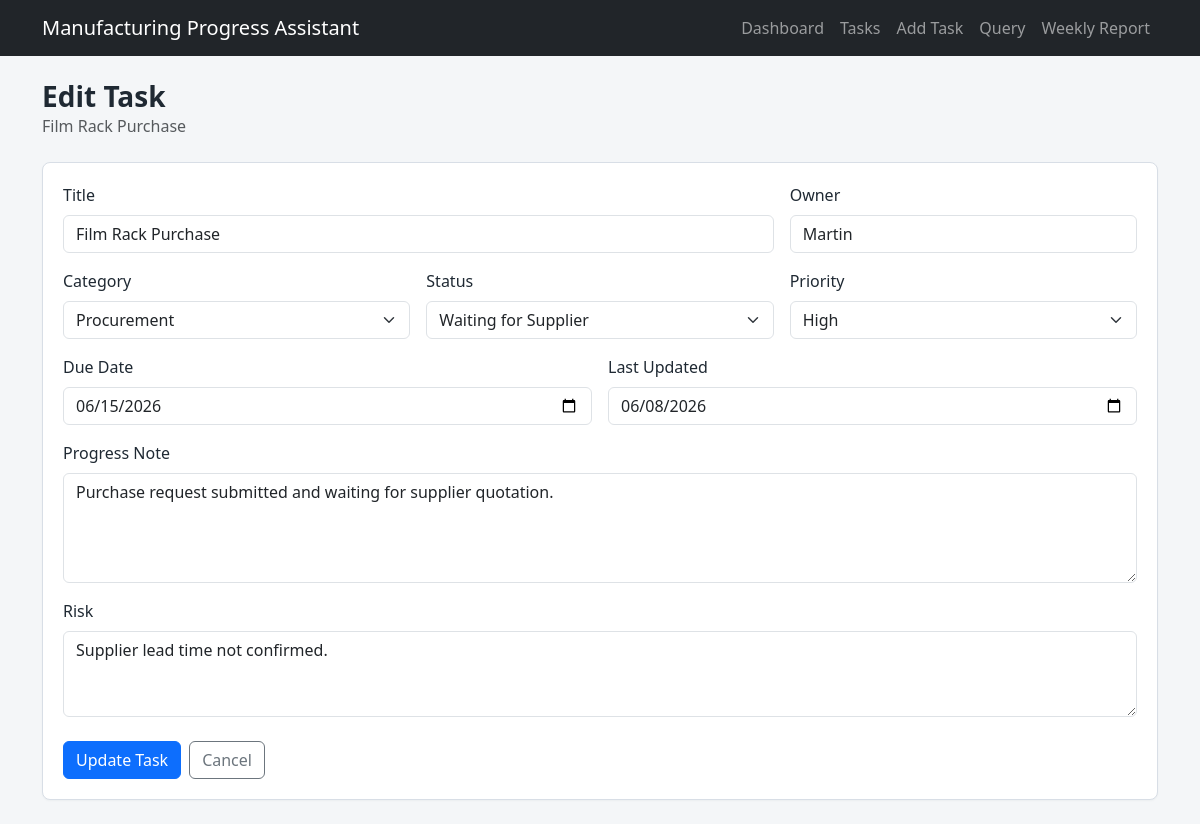
The app's page /tasks/1/edit with its own data.
### tables this page shows
CREATE TABLE tasks (
                id INTEGER PRIMARY KEY AUTOINCREMENT,
                title TEXT NOT NULL,
                category TEXT NOT NULL,
                owner TEXT NOT NULL,
                status TEXT NOT NULL,
                priority TEXT NOT NULL,
                progress_note TEXT NOT NULL,
                risk TEXT NOT NULL,
                due_date TEXT NOT NULL,
                last_updated TEXT NOT NULL
            );

### app.py (the view, shortened to what this page needs)
@app.route("/tasks/<int:task_id>/edit", methods=["GET", "POST"])
def edit_task(task_id):
    task = fetch_task(task_id)
    if task is None:
        flash("Task not found.")
        return redirect(url_for("task_list"))
    return render_template("edit_task.html", task=task)

### app.py (called while the page is built)
def get_connection():
    connection = sqlite3.connect(DATABASE)
    connection.row_factory = sqlite3.Row
    return connection

def fetch_task(task_id):
    with get_connection() as connection:
        return connection.execute("SELECT * FROM tasks WHERE id = ?", (task_id,)).fetchone()

@app.context_processor
def inject_options():
    return {
        "categories": CATEGORIES,
        "statuses": STATUSES,
        "priorities": PRIORITIES,
        "today": date.today().isoformat(),
        "is_overdue": is_overdue,
    }

### templates/edit_task.html (shortened to what this page needs)
{% extends "base.html" %}
{% block content %}
<div class="page-header">
    <div>
        <h1>Edit Task</h1>
        <p class="text-muted mb-0">{{ task.title }}</p>
    </div>
</div>
<form class="panel" method="post">
    {% include "_task_form.html" %}
    <div class="mt-4 d-flex gap-2">
        <button class="btn btn-primary" type="submit">Update Task</button>
        <a class="btn btn-outline-secondary" href="{{ url_for('task_detail', task_id=task.id) }}">Cancel</a>
    </div>
</form>
{% endblock %}

### templates/_task_form.html
<div class="row g-3">
    <div class="col-md-8">
        <label class="form-label" for="title">Title</label>
        <input class="form-control" id="title" name="title" required value="{{ task.title if task else '' }}">
    </div>
    <div class="col-md-4">
        <label class="form-label" for="owner">Owner</label>
        <input class="form-control" id="owner" name="owner" required value="{{ task.owner if task else '' }}">
    </div>
    <div class="col-md-4">
        <label class="form-label" for="category">Category</label>
        <select class="form-select" id="category" name="category" required>
            {% for category in categories %}
                <option value="{{ category }}" {% if task and task.category == category %}selected{% endif %}>{{ category }}</option>
            {% endfor %}
        </select>
    </div>
    <div class="col-md-4">
        <label class="form-label" for="status">Status</label>
        <select class="form-select" id="status" name="status" required>
            {% for status in statuses %}
                <option value="{{ status }}" {% if task and task.status == status %}selected{% endif %}>{{ status }}</option>
            {% endfor %}
        </select>
    </div>
    <div class="col-md-4">
        <label class="form-label" for="priority">Priority</label>
        <select class="form-select" id="priority" name="priority" required>
            {% for priority in priorities %}
                <option value="{{ priority }}" {% if task and task.priority == priority %}selected{% endif %}>{{ priority }}</option>
            {% endfor %}
        </select>
    </div>
    <div class="col-md-6">
        <label class="form-label" for="due_date">Due Date</label>
        <input class="form-control" id="due_date" name="due_date" type="date" required value="{{ task.due_date if task else today }}">
    </div>
    <div class="col-md-6">
        <label class="form-label" for="last_updated">Last Updated</label>
        <input class="form-control" id="last_updated" name="last_updated" type="date" required value="{{ task.last_updated if task else today }}">
    </div>
    <div class="col-12">
        <label class="form-label" for="progress_note">Progress Note</label>
        <textarea class="form-control" id="progress_note" name="progress_note" rows="4" required>{{ task.progress_note if task else '' }}</textarea>
    </div>
    <div class="col-12">
        <label class="form-label" for="risk">Risk</label>
        <textarea class="form-control" id="risk" name="risk" rows="3" required>{{ task.risk if task else '' }}</textarea>
    </div>
</div>

### static/style.css (style rules this page uses)
:root { --ink: #1f2933; --muted: #6b7280; --line: #d8dee6; --surface: #ffffff; --page: #f4f6f8; --primary: #1f6feb; --danger: #c2410c; --warning: #9a6700; --supplier: #0f766e; }
body { background: var(--page); color: var(--ink); }
a { text-decoration: none; }
.page-header { align-items: center; display: flex; gap: 1rem; justify-content: space-between; margin-bottom: 1.5rem; }
.page-header h1 { font-size: 1.75rem; font-weight: 700; margin: 0; }
.panel, .metric-card { background: var(--surface); border: 1px solid var(--line); border-radius: 8px; box-shadow: 0 1px 2px rgba(31, 41, 51, 0.04); }
.panel { padding: 1.25rem; }

### records on screen
tasks: title "Film Rack Purchase", owner "Martin", category "Procurement", status "Waiting for Supplier", priority "High", due_date "06/15/2026", last_updated "06/08/2026", progress_note "Purchase request submitted and waiting for supplier quotation.", risk "Supplier lead time not confirmed."
